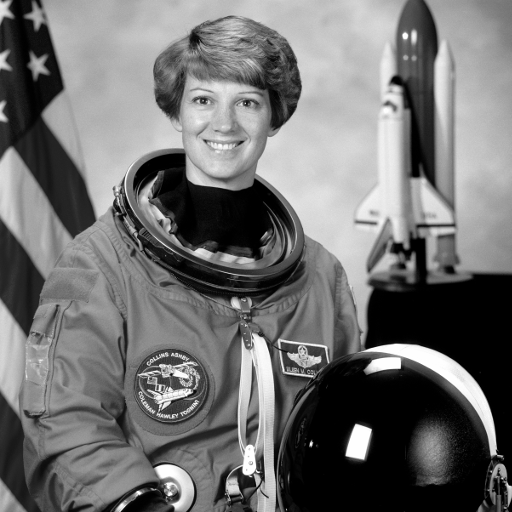
#> input picture astronaut.png, 512 x 512 px
$ python Blatt02_Aufg01-03.py
#> lines starting #> are read from the running program, lines starting #| are printed output that depends on the picture
import numpy as np
from skimage import io
import matplotlib.pyplot as plt

# a) Lade das Bild 'astronaut.png' und spiegele es vertikal
img = io.imread('astronaut.png')
#> img is the input picture: shape (512, 512); min 0, max 255, mean 112.7
img_var1 = np.flipud(img)
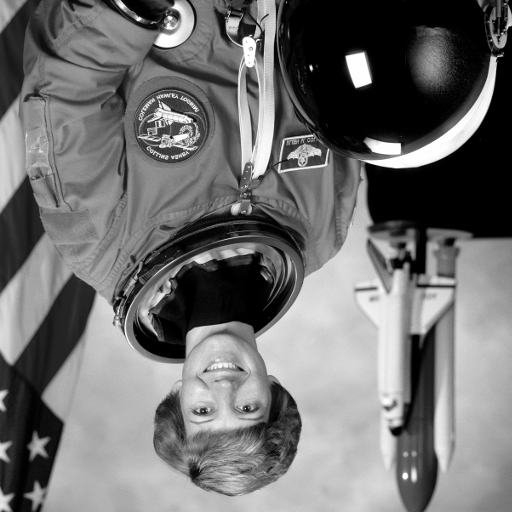
#> img_var1: shape (512, 512); min 0, max 255, mean 112.7

# b) Spiegele das Originalbild horizontal
img_var2 = np.fliplr(img)
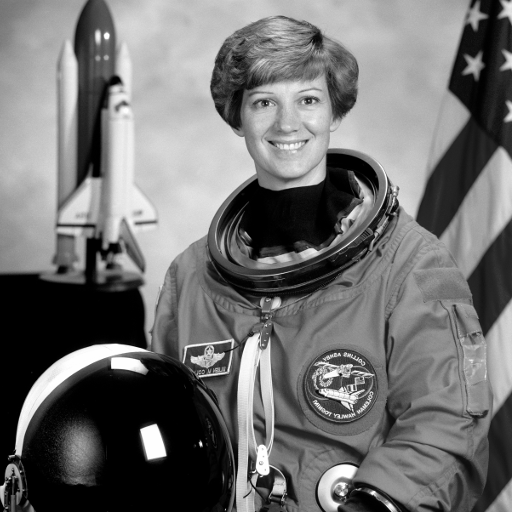
#> img_var2: shape (512, 512); min 0, max 255, mean 112.7

# c) Wende beide Spiegelungen nacheinander an
img_var3 = np.flipud(np.fliplr(img))
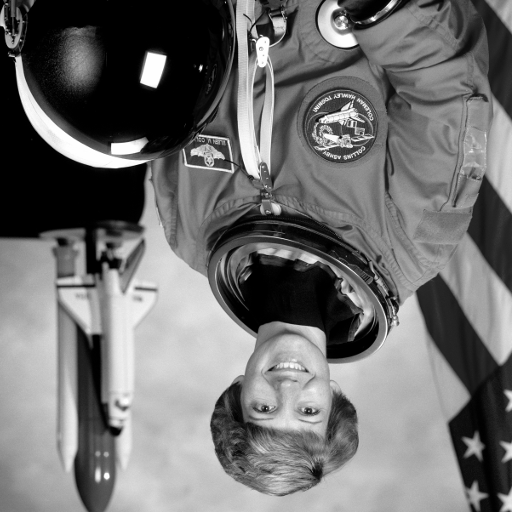
#> img_var3: shape (512, 512); min 0, max 255, mean 112.7

# d) Erzeuge ein neues Bild, das doppelt so hoch und breit ist wie das Bild 'astronaut.png'
#new_img = np.zeros((img.shape[0]*2, img.shape[1]*2, img.shape[2]))

x,y = shape= np.shape(img)
#> x = 512; y = 512; shape = (512, 512)
new_img= np.zeros((x*2,y*2))

# Fülle die vier Quadranten des neuen Bildes mit den verschiedenen Versionen des Originalbildes
new_img[y:y*2,0:x]= img
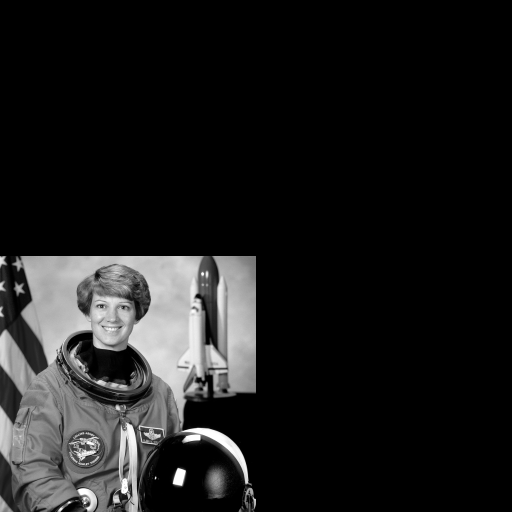
#> new_img: shape (1024, 1024) float64 (shown at 1/2 size); min 0, max 255, mean 28.2
new_img[y:y*2,x:x*2]= img_var1
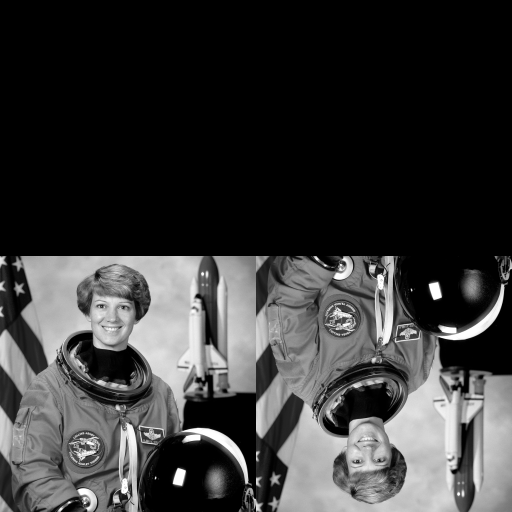
#> new_img: shape (1024, 1024) float64 (shown at 1/2 size); min 0, max 255, mean 56.3
new_img[0:y,0:x]= img_var2
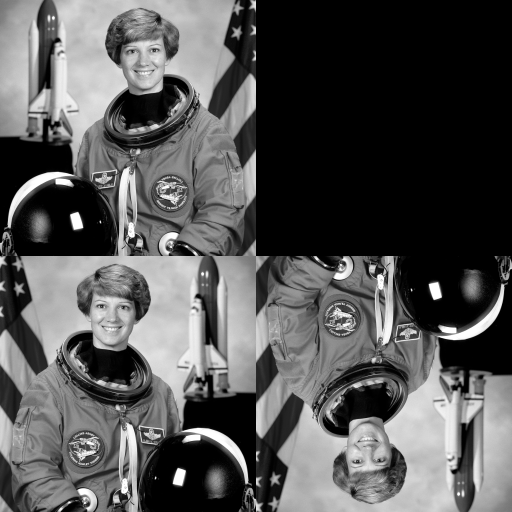
#> new_img: shape (1024, 1024) float64 (shown at 1/2 size); min 0, max 255, mean 84.5
new_img[0:y,x:x*2]= img_var3
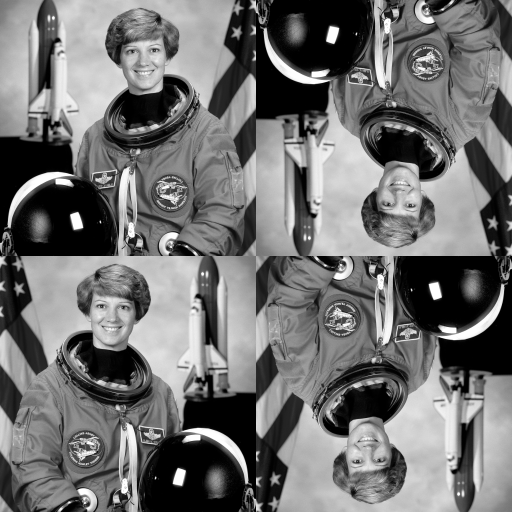
#> new_img: shape (1024, 1024) float64 (shown at 1/2 size); min 0, max 255, mean 112.7


# [6 lines of commented-out code are left out]
plt.imshow(new_img,cmap="gray",vmin=0,vmax=255)
plt.show()
